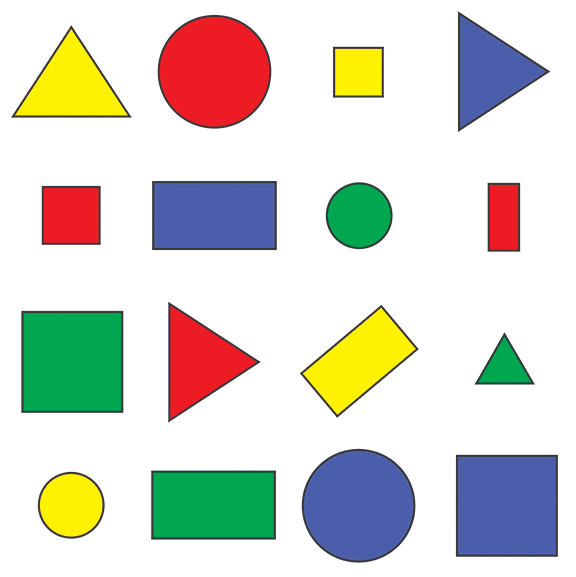
#> input picture Images/shapes.png, 576 x 577 px
$ python Contours_Detection.py
#> lines starting #> are read from the running program, lines starting #| are printed output that depends on the picture; after the words box and inside, x2 and y2 are one past the last pixel; in counts of white or black regions, pixels touching at a corner belong together
import cv2
import numpy as np

def stackImages(scale, imgArray):
    rows = len(imgArray)
    cols = len(imgArray[0])
    rowsAvailable = isinstance(imgArray[0], list)
    width = imgArray[0][0].shape[1]
    height = imgArray[0][0].shape[0]
    if rowsAvailable:
        for x in range(0, rows):
            for y in range(0, cols):
                if imgArray[x][y].shape[:2] == imgArray[0][0].shape[:2]:
                    imgArray[x][y] = cv2.resize(imgArray[x][y], (0, 0), None, scale, scale)
                else:
                    imgArray[x][y] = cv2.resize(imgArray[x][y], (imgArray[0][0].shape[1], imgArray[0][0].shape[0]),
                                                None, scale, scale)
                if len(imgArray[x][y].shape) == 2: imgArray[x][y] = cv2.cvtColor(imgArray[x][y], cv2.COLOR_GRAY2BGR)
        imageBlank = np.zeros((height, width, 3), np.uint8)
        hor = [imageBlank] * rows
        hor_con = [imageBlank] * rows
        for x in range(0, rows):
            hor[x] = np.hstack(imgArray[x])
        ver = np.vstack(hor)
    else:
        for x in range(0, rows):
            if imgArray[x].shape[:2] == imgArray[0].shape[:2]:
                imgArray[x] = cv2.resize(imgArray[x], (0, 0), None, scale, scale)
            else:
                imgArray[x] = cv2.resize(imgArray[x], (imgArray[0].shape[1], imgArray[0].shape[0]), None, scale, scale)
            if len(imgArray[x].shape) == 2: imgArray[x] = cv2.cvtColor(imgArray[x], cv2.COLOR_GRAY2BGR)
        hor = np.hstack(imgArray)
        ver = hor
    return ver


def getcontours(image):
    contours, hierarchy = cv2.findContours(image, cv2.RETR_EXTERNAL, cv2.CHAIN_APPROX_NONE)
    print(f"The number of contours in the image are {len(contours)}")

    for cnt in contours:
        area = cv2.contourArea(cnt)
        # Contours with area less than a threshold value will be treated as outliers
        if area > 500:
            print(f"The area is {area}")
            cv2.drawContours(image=imgContour, contours=cnt, contourIdx=-1, color=(100, 100, 10), thickness=2)
            peri = cv2.arcLength(curve=cnt, closed=True)
            print(f"The perimeter is {peri}")
            # approx is a list which contains the positions of all boundary positions
            approx = cv2.approxPolyDP(curve=cnt, epsilon=0.02*peri, closed=True)
            print(f"The contour has {len(approx)} vertices")
            x, y, w, h = cv2.boundingRect(array=approx)
            cv2.rectangle(img=imgContour, pt1=(x, y), pt2=(x+w, y+h), color=(0, 255, 0), thickness=4)
            if len(approx) == 3: objtype = "Triangle"
            elif len(approx) == 4:
                ratio = w/float(h)
                if 0.95 < ratio < 1.05: objtype = "Square"
                else: objtype = "Rectangle"
            elif len(approx) > 4: objtype = "Circle"
            else: objtype = "None"
            cv2.putText(img=imgContour, text=objtype, org=(x+(w//2)-10, y+(h//2)-1),
                        fontFace=cv2.FONT_HERSHEY_SCRIPT_SIMPLEX, fontScale=0.8, color=(0, 0, 0), thickness=2)

img = cv2.imread("Images/shapes.png")
#> img is the input picture: shape (577, 576, 3); mean B, G, R 205.1, 214.3, 214.2
img_gray = cv2.cvtColor(img, cv2.COLOR_BGR2GRAY)
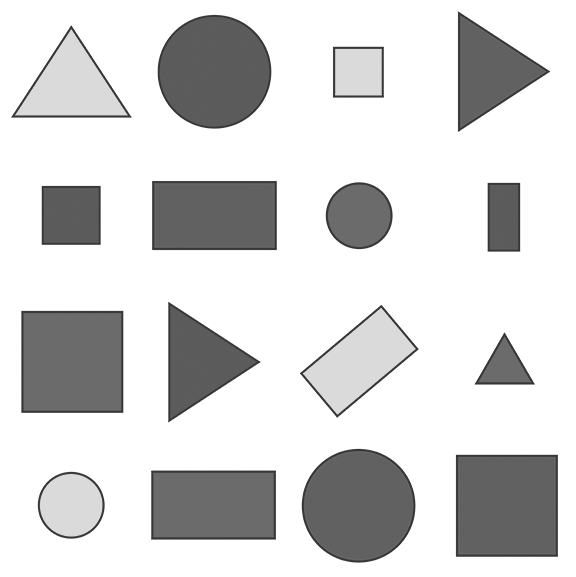
#> img_gray: shape (577, 576); min 54, max 255, mean 213.2
blur = cv2.GaussianBlur(img_gray, (3, 3), 1.5)
canny = cv2.Canny(blur, 100, 150)
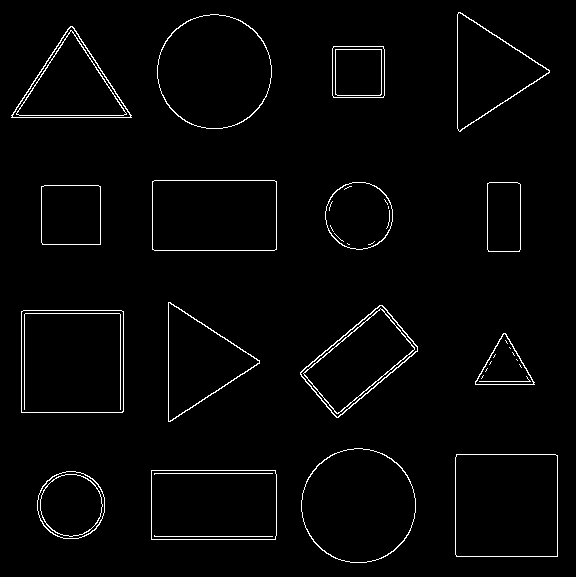
#> canny: shape (577, 576); 2.2% white in thin lines or dots
imgContour = img.copy()

getcontours(canny)
#> in getcontours, `contours, hierarchy = cv2.findContours(image, cv2.RETR_EXTERNAL, cv2.C..`: contours = 16 contours; largest, box (x1, y1, x2, y2) and area: (21, 310, 124, 413) 10400, (455, 454, 558, 557) 10398, (157, 14, 272, 129) 10234, (301, 448, 416, 563) 10231, (152, 180, 277, 251) 8674
#| The number of contours in the image are 16
#> the loop in getcontours, `for cnt in contours:` made 1 pass
#> area on pass 1: 3583.5
#| The area is 3583.5
#> (the run stopped early here; a loop or call above may not have finished)
